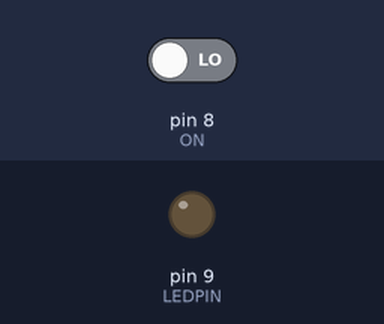
Simulated run of this sketch. Board: Arduino Uno, built with avr-gcc and run on an emulated ATmega328P. Shown: output pins drawn as LEDs (lit = HIGH). The inputs (shaded band) are chosen by the test bench; at power-on: pin 8 (ON) LOW. The local clock reads 2024-03-15 10:24:30 at power-on unless the sketch sets it.

Above: at 3.8 s.
3.9 s: pin 8 (ON) driven HIGH
At 5.2 s:
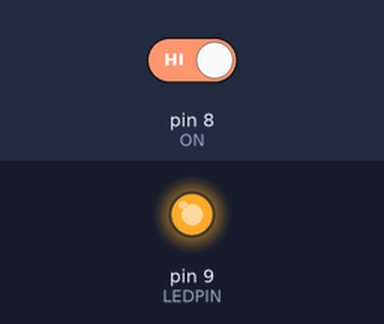
5.5 s: pin 8 (ON) driven LOW
At 7.0 s:
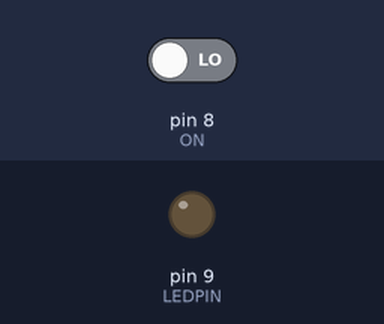
Timing chart, 0 to 8.5 s (numbered marks = the images above; inputs shaded):
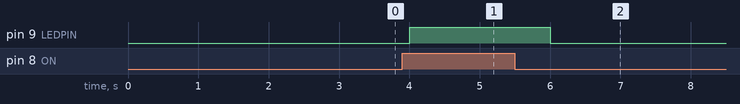

The sketch:

main.ino
```cpp
#include <TimeAlarms.h> // https://github.com/PaulStoffregen/TimeAlarms & https://github.com/PaulStoffregen/Time
#include <RTClib.h> // https://github.com/adafruit/RTClib

#define LEDPIN 9
#define ON 8
#define SUN 7

RTC_DS1307 rtc;
int state = 0;
int laststate = 0;

uint32_t sync_provider()
{
    /// sync provider for timelib sychronization
    return rtc.now().unixtime();
}

void sunrise()
{
    if (digitalRead(SUN) == HIGH){
        for(int i = 64; i <= 255; i++){
            analogWrite(LEDPIN, i);
            if (i == 255) digitalWrite(LEDPIN, HIGH);
            Alarm.delay(10000);
        }
   }

}

void setup()
{
    /// rtc setup
    rtc.begin();
    // uncomment this line at first upload to set current ds1307 date & time
    // then comment it, build and upload sketch again
    //rtc.adjust(DateTime(F(__DATE__), F(__TIME__)));
    /// timelib setup
    setSyncProvider(sync_provider);
    setSyncInterval(60);

    pinMode(LEDPIN, OUTPUT);
    pinMode(ON, INPUT);
    pinMode(SUN, INPUT);

    Alarm.alarmRepeat(6, 0, 0, sunrise);
}

void loop()
{
    Alarm.delay(1000);
    state = digitalRead(ON);
    if (state != laststate){
        if (state == HIGH) {digitalWrite(LEDPIN, HIGH);}
        else {digitalWrite(LEDPIN, LOW);}
    }
    laststate = state;
}
```

Measured:
- after the input at 3.9 s, pin 9 (LEDPIN): LOW → HIGH after 0.10 s
- after the input at 5.5 s, pin 9 (LEDPIN): HIGH → LOW after 0.50 s
